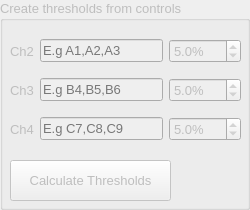
         <widget class="QGroupBox" name="groupBox_12">
          <property name="enabled">
           <bool>false</bool>
          </property>
          <property name="font">
           <font>
            <family>Ubuntu</family>
            <pointsize>10</pointsize>
           </font>
          </property>
          <property name="title">
           <string>Create thresholds from controls</string>
          </property>
          <widget class="QWidget" name="layoutWidget">
           <property name="geometry">
            <rect>
             <x>10</x>
             <y>30</y>
             <width>231</width>
             <height>121</height>
            </rect>
           </property>
           <property name="font">
            <font>
             <family>Ubuntu</family>
             <pointsize>10</pointsize>
            </font>
           </property>
           <layout class="QGridLayout" name="gridLayout_13">
            <item row="0" column="1">
             <widget class="QLineEdit" name="lineEdit_neg_wells_ch2">
              <property name="font">
               <font>
                <family>Ubuntu</family>
                <pointsize>10</pointsize>
               </font>
              </property>
              <property name="toolTip">
               <string>Separate wells with a comma. Specify which wells are the negative controls</string>
              </property>
              <property name="statusTip">
               <string>Separate wells with a comma. Specify which wells are the negative controls</string>
              </property>
              <property name="text">
               <string/>
              </property>
              <property name="placeholderText">
               <string>E.g A1,A2,A3</string>
              </property>
             </widget>
            </item>
            <item row="1" column="0">
             <widget class="QLabel" name="label_23">
              <property name="font">
               <font>
                <family>Ubuntu</family>
                <pointsize>10</pointsize>
               </font>
              </property>
              <property name="toolTip">
               <string>Separate wells with a comma. Specify which wells are the negative controls</string>
              </property>
              <property name="statusTip">
               <string>Separate wells with a comma. Specify which wells are the negative controls</string>
              </property>
              <property name="text">
               <string>Ch3</string>
              </property>
             </widget>
            </item>
            <item row="0" column="2">
             <widget class="QDoubleSpinBox" name="doubleSpinBox_neg_ch2">
              <property name="font">
               <font>
                <family>Ubuntu</family>
                <pointsize>10</pointsize>
               </font>
              </property>
              <property name="toolTip">
               <string>Percent of cells in the negative control wells that should be above the threshold</string>
              </property>
              <property name="statusTip">
               <string>Percent of cells in the negative control wells that should be above the threshold</string>
              </property>
              <property name="suffix">
               <string>%</string>
              </property>
              <property name="decimals">
               <number>1</number>
              </property>
              <property name="value">
               <double>5.000000000000000</double>
              </property>
             </widget>
            </item>
            <item row="2" column="2">
             <widget class="QDoubleSpinBox" name="doubleSpinBox_neg_ch4">
              <property name="enabled">
               <bool>false</bool>
              </property>
              <property name="font">
               <font>
                <family>Ubuntu</family>
                <pointsize>10</pointsize>
               </font>
              </property>
              <property name="toolTip">
               <string>Percent of cells in the negative control wells that should be above the threshold</string>
              </property>
              <property name="statusTip">
               <string>Percent of cells in the negative control wells that should be above the threshold</string>
              </property>
              <property name="suffix">
               <string>%</string>
              </property>
              <property name="decimals">
               <number>1</number>
              </property>
              <property name="value">
               <double>5.000000000000000</double>
              </property>
             </widget>
            </item>
            <item row="0" column="0">
             <widget class="QLabel" name="label_24">
              <property name="font">
               <font>
                <family>Ubuntu</family>
                <pointsize>10</pointsize>
               </font>
              </property>
              <property name="toolTip">
               <string>Separate wells with a comma. Specify which wells are the negative controls</string>
              </property>
              <property name="statusTip">
               <string>Separate wells with a comma. Specify which wells are the negative controls</string>
              </property>
              <property name="text">
               <string>Ch2</string>
              </property>
             </widget>
            </item>
            <item row="2" column="0">
             <widget class="QLabel" name="label_25">
              <property name="enabled">
               <bool>false</bool>
              </property>
              <property name="font">
               <font>
                <family>Ubuntu</family>
                <pointsize>10</pointsize>
               </font>
              </property>
              <property name="toolTip">
               <string>Separate wells with a comma. Specify which wells are the negative controls</string>
              </property>
              <property name="statusTip">
               <string>Separate wells with a comma. Specify which wells are the negative controls</string>
              </property>
              <property name="text">
               <string>Ch4</string>
              </property>
             </widget>
            </item>
            <item row="1" column="1">
             <widget class="QLineEdit" name="lineEdit_neg_wells_ch3">
              <property name="font">
               <font>
                <family>Ubuntu</family>
                <pointsize>10</pointsize>
               </font>
              </property>
              <property name="toolTip">
               <string>Separate wells with a comma. Specify which wells are the negative controls</string>
              </property>
              <property name="statusTip">
               <string>Separate wells with a comma. Specify which wells are the negative controls</string>
              </property>
              <property name="text">
               <string/>
              </property>
              <property name="placeholderText">
               <string>E.g B4,B5,B6</string>
              </property>
             </widget>
            </item>
            <item row="1" column="2">
             <widget class="QDoubleSpinBox" name="doubleSpinBox_neg_ch3">
              <property name="font">
               <font>
                <family>Ubuntu</family>
                <pointsize>10</pointsize>
               </font>
              </property>
              <property name="toolTip">
               <string>Percent of cells in the negative control wells that should be above the threshold</string>
              </property>
              <property name="statusTip">
               <string>Percent of cells in the negative control wells that should be above the threshold</string>
              </property>
              <property name="suffix">
               <string>%</string>
              </property>
              <property name="decimals">
               <number>1</number>
              </property>
              <property name="value">
               <double>5.000000000000000</double>
              </property>
             </widget>
            </item>
            <item row="2" column="1">
             <widget class="QLineEdit" name="lineEdit_neg_wells_ch4">
              <property name="enabled">
               <bool>false</bool>
              </property>
              <property name="font">
               <font>
                <family>Ubuntu</family>
                <pointsize>10</pointsize>
               </font>
              </property>
              <property name="toolTip">
               <string>Separate wells with a comma. Specify which wells are the negative controls</string>
              </property>
              <property name="statusTip">
               <string>Separate wells with a comma. Specify which wells are the negative controls</string>
              </property>
              <property name="text">
               <string/>
              </property>
              <property name="placeholderText">
               <string>E.g C7,C8,C9</string>
              </property>
             </widget>
            </item>
           </layout>
          </widget>
          <widget class="QPushButton" name="pushButton_recalculate_thresholds">
           <property name="enabled">
            <bool>false</bool>
           </property>
           <property name="geometry">
            <rect>
             <x>10</x>
             <y>160</y>
             <width>161</width>
             <height>41</height>
            </rect>
           </property>
           <property name="font">
            <font>
             <family>Ubuntu</family>
             <pointsize>10</pointsize>
            </font>
           </property>
           <property name="toolTip">
            <string>Use the above values to calculate new thresholds</string>
           </property>
           <property name="statusTip">
            <string>Use the above values to calculate new thresholds</string>
           </property>
           <property name="text">
            <string>Calculate Thresholds</string>
           </property>
          </widget>
         </widget>
